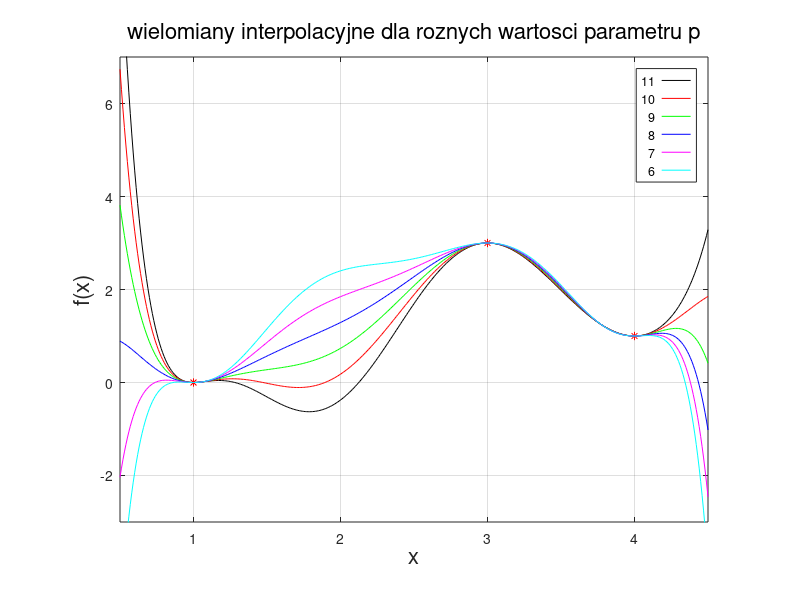

Reproduce this figure in MATLAB.
#! /usr/bin/octave -qf

clear all;
close all;
format long;

p = [1 0; 3 3; 4 1];
xx = 0.5:0.01:4.5;

a = [
    1 1 1 1 1 1 1 1 1;
    6561 2187 729 243 81 27 9 3 1;
    65536 16384 4096 1024 256 64 16 4 1;
    8 7 6 5 4 3 2 1 0;
    17496 5103 1458 405 108 27 6 1 0;
    131072 28672 6144 1280 256 48 8 1 0;
    56 42 30 20 12 6 2 0 0;
    40824 10206 2430 540 108 18 2 0 0;
    229376 43008 7680 1280 192 24 2 0 0;    
    ];

figure(1);
plot(p(:,1),p(:,2),'r*');
hold on;
set(gca
    ,'title',text('string','wielomiany interpolacyjne dla roznych wartosci parametru p','fontsize',16)
    ,'xlabel',text('string','x','fontsize',16)
    ,'ylabel',text('string','f(x)','fontsize',16)
    ,'xgrid','on'
    ,'ygrid','on'
    ,'xlim',[0.5 4.5]
    ,'ylim',[-3 7]
    ,'outerposition',[0.02 0.02 0.96 0.96]
);

par=[11 10 9 8 7 6];
color=['k','r','g','b','m','c'];
c=0;
plots_arr=[];
for i=par
    b= [0 3 1 0 0 0 i (-1)*i i]';
    x = a\b;
    if i==8
        disp(x);
    endif
    y = polyval(x,xx);
    p_tmp=plot(xx,y,color(++c));
    plots_arr = [plots_arr p_tmp];
end;

plots_labels=strsplit(num2str(par));
leg=legend(plots_arr, plots_labels);
set(leg
    ,'textposition','left'
    ,'location', 'northeast'
);

pause

